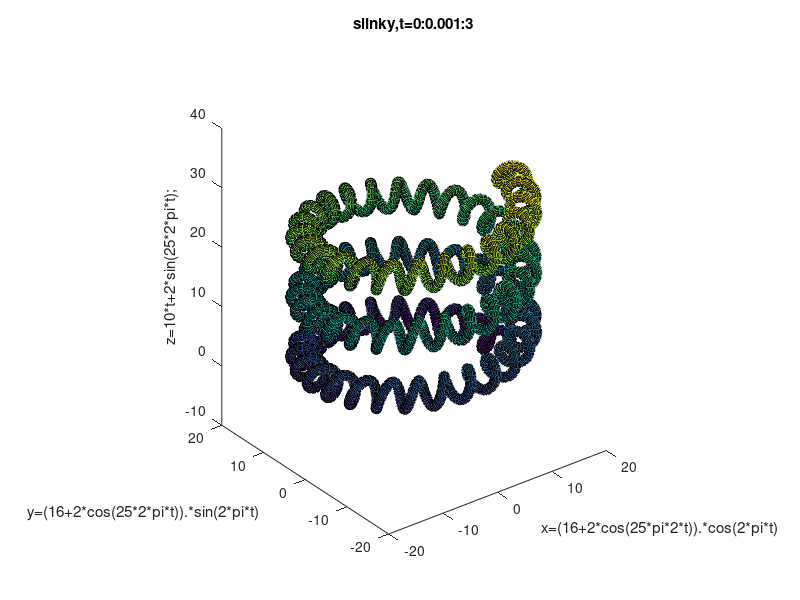

Source code (MATLAB): (Note: this script raises an error after producing the figure.)
%slinky
t=0:0.002:3;
x=(16+2*cos(25*pi*2*t)).*cos(2*pi*t);
y=(16+2*cos(25*2*pi*t)).*sin(2*pi*t);
z=10*t+2*sin(25*2*pi*t);

verts = {[x' y' z']};
twistangle = {t/100000};
daspect([1 1 1]);
%h=streamribbon(verts,twistangle);
h=streamtube(verts,1.5);

title('slinky,t=0:0.001:3');
xlabel('x=(16+2*cos(25*pi*2*t)).*cos(2*pi*t)');
ylabel('y=(16+2*cos(25*2*pi*t)).*sin(2*pi*t)')
zlabel('z=10*t+2*sin(25*2*pi*t);');

view(3);
[sx]=get(h,'xdata');
[sy]=get(h,'ydata');
[sz]=get(h,'zdata');
%get(h)
surf2OBJ(sx,sy,sz,'slinky');
